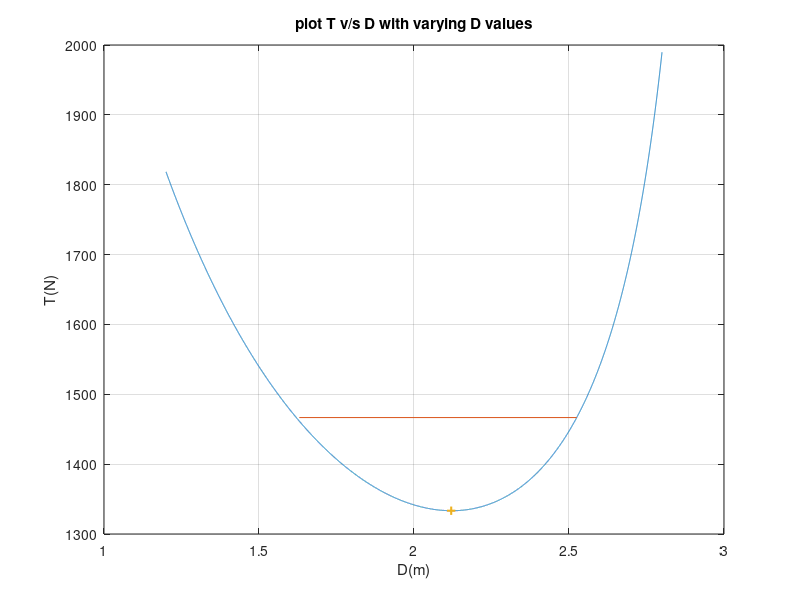

Write MATLAB code to recreate this figure. (Note: this script raises an error after producing the figure.)
clc
clear
W=400;  %given load
Lb=3;   %beam of length
Lc=5;   %Cabel of length

%% part a
D = [0:0.01:Lb]; %Distance that can consider for minimum and maximum values
T1 = (Lb.*Lc.*W)./ (D.*sqrt(Lb.^2-D.^2));   %Tension force values
[T,n] = min (T1);
minT = T    %minimum tension value 
minD = D(n)     % value of D that minimized T

%% part b
%%
T_increase = 1.1*min(T)  %T increased by 10% above the minimum value
n_all=find(T1 < T_increase);
%D is varied in both orders,i.e., increased and decreased by the result of 
% 10% increased T.
D_decreased = D(n_all(1))  % Decreased D value = 1.63m

D_decreasedprctg=100*(D_decreased - minD)/minD' % in percentage

D_long = linspace(minD,2.9,500);
T_long = (Lb.*Lc.*W)./ (D_long.*sqrt(Lb.^2-D_long.^2));
n_long = find(T_long >= T_increase);
D_increased = D_long(n_long(1)) %increased D value = 2.52m

D_increasedprctg = 100*(D_increased - minD)/minD'  %in percentage

%% ploting all the values Minimum value of T & D, increased T line 
%      and respective D values
D_plot = [1.2:0.0001:2.8];
T_plot= (Lb.*Lc.*W)./ (D_plot.*sqrt(Lb.^2-D_plot.^2));
figure(1);
plot(D_plot,T_plot,[D_decreased,D_increased],[T_increase,T_increase],'-',minD,minT,'+','linewidth',1.5),grid
xlabel('D(m)'); ylabel('T(N)');title('plot T v/s D with varying D values');
gtext({'minT, minD';'increased_T';'Decreased_D';'Increased_D'})
% saved picture of graph is attached 

%% Plot of Overall Sensitivity
D_sens = [0.05:0.0002:2.95];
T_sens = (Lb.*Lc.*W)./ (D_sens.*sqrt(Lb.^2-D_sens.^2));
figure(2);
plot(D_sens,T_sens,'linewidth',1.5),grid
xlabel('D(m)'); ylabel('T(N)');title('overall sensitivity plot T v/s D');
%saved picture of graph is attached